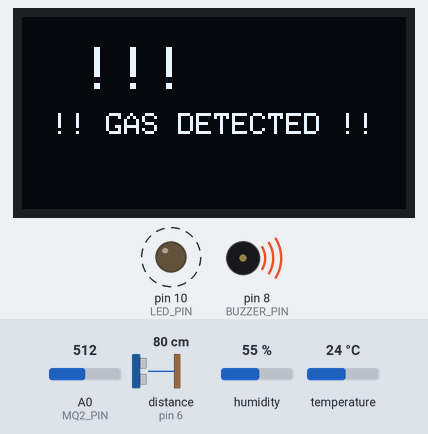
Bench run of a sketch on a simulated Arduino Uno, built with avr-gcc and run on an emulated ATmega328P. On the bench: 128×64 one-colour display, output pins drawn as LEDs (lit = HIGH), buzzer (waves = sounding). Dashed ring = blinking. The test bench sets the inputs (shaded band); at power-on: A0 (MQ2_PIN) = 512, distance to the obstacle (sensor on pin 6) 80 cm, humidity 55 %, temperature 24 °C. The echo pulse lasts 58.3 µs per cm; the local clock reads 2024-03-15 10:24:30 at power-on unless the sketch sets it; pins used as bus, display or sensor lines are not drawn; what the sketch prints to the serial monitor is not drawn.

Above: at 0.9 s.
1.3 s: A0 (MQ2_PIN) set to 112
2.8 s: A0 (MQ2_PIN) set to 89
At 4.8 s:
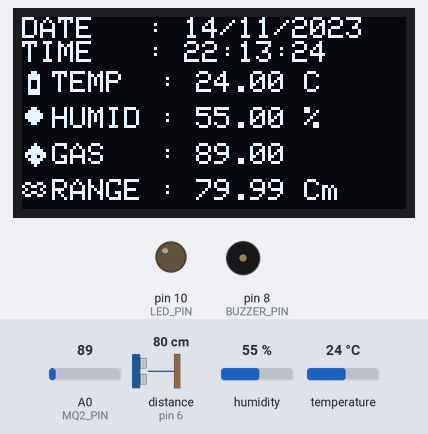
5.8 s: A0 (MQ2_PIN) set to 110
At 5.96 s:
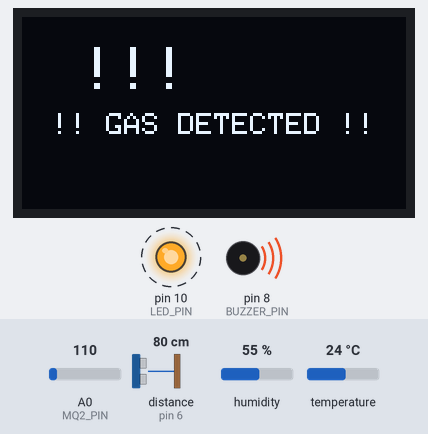
Timing chart, 0 to 13.7 s (numbered marks = the images above; inputs shaded):
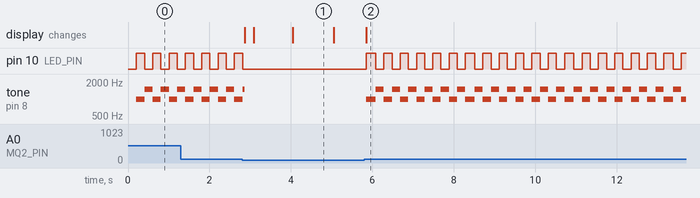

Measured:
- the behaviour switches between 101 and 100 on A0 (MQ2_PIN) (found by bisection; images 0 and 1)
- after the input at 2.8 s, pin 10 (LED_PIN): goes on until 2.8 s, then stays LOW; the display: first changes after 0.06 s (image 1 shows a later state)
- after the input at 5.8 s, pin 10 (LED_PIN): alternates HIGH for 0.20 s and LOW for 0.20 s, starting after 0.05 s; tone on pin 8 (BUZZER_PIN): alternates 1500 Hz for 0.20 s and 1000 Hz for 0.20 s, starting after 0.05 s; the display: changes after 0.05 s (image 2)
- by itself, pin 10 (LED_PIN): alternates HIGH for 0.20 s and LOW for 0.20 s
- what the display in image 1 shows lasts 1.1 s, from 4.0 s to 5.1 s

The sketch:

Prototype_Device_Refactor.ino
```cpp
// === LIBRARIES ===
#include <Wire.h>
#include <DHT.h>
#include <RTClib.h>
#include <Adafruit_GFX.h>
#include <Adafruit_SSD1306.h>

// === KONSTANTA PIN ===
#define DHT_PIN 3
#define DHT_TYPE DHT22
#define MQ2_PIN A0
#define MQ2_THRESHOLD 100
#define BUZZER_PIN 8
#define LED_PIN 10
#define TRIG_PIN 5
#define ECHO_PIN 6

// === OLED KONFIGURASI ===
#define SCREEN_WIDTH 128
#define SCREEN_HEIGHT 64

// === OBJEK ===
DHT dht(DHT_PIN, DHT_TYPE);
RTC_DS3231 rtc;
Adafruit_SSD1306 display(SCREEN_WIDTH, SCREEN_HEIGHT, &Wire, -1);

// === ICON BITMAP ===
const unsigned char bmp_thermo[] PROGMEM = {
  0x18, 0x3C, 0x3C, 0x24, 0x24, 0x24, 0x3C, 0x3C
};
const unsigned char bmp_humidity[] PROGMEM = {
  0x18, 0x3C, 0x7E, 0x7E, 0x3C, 0x18, 0x00, 0x00
};
const unsigned char bmp_gas[] PROGMEM = {
  0x08, 0x1C, 0x3E, 0x7F, 0x5B, 0x3E, 0x1C, 0x08
};
const unsigned char jarak_bmp[] PROGMEM = {
  0x10,  // 00010000
  0x28,  // 00101000
  0x44,  // 01000100
  0x82,  // 10000010
  0x82,  // 10000010
  0x44,  // 01000100
  0x28,  // 00101000
  0x10   // 00010000
};
const unsigned char jarak_radar_bmp[] PROGMEM = {
  0x18, // 00011000
  0x24, // 00100100
  0x42, // 01000010
  0x81, // 10000001
  0x42, // 01000010
  0x24, // 00100100
  0x18, // 00011000
  0x00  // 00000000
};
const unsigned char jarak_arrow_bmp[] PROGMEM = {
  0x10, // 00010000
  0x30, // 00110000
  0x78, // 01111000
  0xFF, // 11111111
  0x78, // 01111000
  0x30, // 00110000
  0x10, // 00010000
  0x00  // 00000000
};
const unsigned char jarak_wave_bmp[] PROGMEM = {
  0x00, // 00000000
  0x66, // 01100110
  0x99, // 10011001
  0x42, // 01000010
  0x99, // 10011001
  0x66, // 01100110
  0x00, // 00000000
  0x00  // 00000000
};


// === VARIABEL ===
float mq2Value = 0;
bool gasDetected = false;

unsigned long previousMillis = 0;
const long blinkInterval = 200;
bool ledState = false;
bool buzzerState = false;

// === SETUP FUNGSI ===
void setup() {
  Serial.begin(115200);
  pinMode(MQ2_PIN, INPUT);
  pinMode(LED_PIN, OUTPUT);
  pinMode(BUZZER_PIN, OUTPUT);
  pinMode(TRIG_PIN, OUTPUT);
  pinMode(ECHO_PIN, INPUT);

  dht.begin();
  rtc.begin();
  rtc.adjust(DateTime(F(__DATE__), F(__TIME__)));  // Set RTC dari waktu compile

  if (!display.begin(SSD1306_SWITCHCAPVCC, 0x3C)) {
    Serial.println("OLED tidak terdeteksi!");
    while (true)
      ;
  }

  display.clearDisplay();
  display.setTextSize(1);
  display.setTextColor(SSD1306_WHITE);

  Serial.println("Sistem Siap. Memanaskan MQ2...");
  // delay(20000);  // Warming up MQ2 sensor
}

// === LOOP UTAMA ===
void loop() {
  readSensors();
  displayData();
  handleGasAlarm();
}

// === SENSOR DAN LOGIKA ===
void readSensors() {
  mq2Value = analogRead(MQ2_PIN);
  gasDetected = mq2Value > MQ2_THRESHOLD;
}

// === FUNGSI ALARM ===
void handleGasAlarm() {
  if (!gasDetected) {
    digitalWrite(LED_PIN, LOW);
    noTone(BUZZER_PIN);
    return;
  }

  unsigned long currentMillis = millis();
  if (currentMillis - previousMillis >= blinkInterval) {
    previousMillis = currentMillis;
    ledState = !ledState;
    buzzerState = !buzzerState;

    digitalWrite(LED_PIN, ledState);
    tone(BUZZER_PIN, buzzerState ? 1000 : 1500);
  }
}

// === FUNGSI ULTRASONIK ===
float getDistance() {
  digitalWrite(TRIG_PIN, LOW);
  delayMicroseconds(2);
  digitalWrite(TRIG_PIN, HIGH);
  delayMicroseconds(10);
  digitalWrite(TRIG_PIN, LOW);

  long duration = pulseIn(ECHO_PIN, HIGH);
  float distance = duration * 0.0343 / 2;
  return (distance > 2 && distance < 400) ? distance : -1;
}

// === TAMPILAN DISPLAY ===
void displayData() {
  display.clearDisplay();

  if (gasDetected) {
    display.setTextSize(2);
    display.setCursor(20, 10);
    display.println("!!!");
    display.setTextSize(1);
    display.setCursor(10, 32);
    display.println("!! GAS DETECTED !!");
    display.display();
    return;
  }

  displayClock();
  displayDHT();
  displayMQ2();
  displayUltrasonic();
  display.display();
}

void displayClock() {
  DateTime now = rtc.now();
  char dateBuffer[16], timeBuffer[16];
  sprintf(dateBuffer, "%02d/%02d/%04d", now.day(), now.month(), now.year());
  sprintf(timeBuffer, "%02d:%02d:%02d", now.hour(), now.minute(), now.second());

  display.setCursor(0, 0);
  display.print("DATE   : ");
  display.println(dateBuffer);
  display.print("TIME   : ");
  display.println(timeBuffer);
}

void displayDHT() {
  float temp = dht.readTemperature();
  float humid = dht.readHumidity();

  if (isnan(temp) || isnan(humid)) {
    display.setCursor(0, 18);
    display.println("Sensor DHT gagal!");
    return;
  }

  display.drawBitmap(0, 18, bmp_thermo, 8, 8, SSD1306_WHITE);
  display.setCursor(10, 18);
  display.print("TEMP  : ");
  display.print(temp);
  display.println(" C");

  display.drawBitmap(0, 30, bmp_humidity, 8, 8, SSD1306_WHITE);
  display.setCursor(10, 30);
  display.print("HUMID : ");
  display.print(humid);
  display.println(" %");
}

void displayMQ2() {
  display.drawBitmap(0, 42, bmp_gas, 8, 8, SSD1306_WHITE);
  display.setCursor(10, 42);
  display.print("GAS   : ");
  display.println(mq2Value);
}

void displayUltrasonic() {
  float dist = getDistance();
  // display.drawBitmap(0, 54, jarak_bmp, 8, 8, SSD1306_WHITE);
  // display.drawBitmap(0, 54, jarak_radar_bmp, 8, 8, SSD1306_WHITE);
  // display.drawBitmap(0, 54, jarak_arrow_bmp, 8, 8, SSD1306_WHITE);
  display.drawBitmap(0, 54, jarak_wave_bmp, 8, 8, SSD1306_WHITE);
  display.setCursor(10, 54);
  display.print("RANGE : ");
  if (dist != -1) {
    display.print(dist);
    display.println(" Cm");
  } else {
    display.println("Error");
  }
}
```
